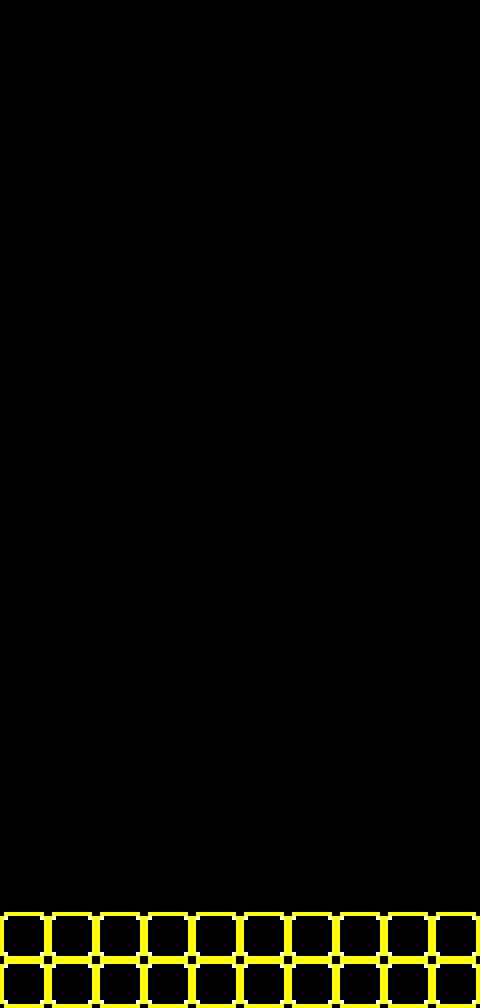

Tiled map render using the project's own tile images. Description and the map definition, with tile-layer contents summarised, below:
An orthogonal 10x21 tile map with 48x48 px tiles, 1 tile layer (Tile Layer 1).

<map version="1.0" orientation="orthogonal" width="10" height="21" tilewidth="48" tileheight="48">
 <tileset firstgid="1" name="block" tilewidth="48" tileheight="48">
  <image source="../maps/block.png" width="48" height="48" />
 </tileset>
 <layer name="Tile Layer 1" width="10" height="21">
  <data>[210 cells, 20 non-empty, 1 distinct tile ids]</data>
 </layer>
</map>
